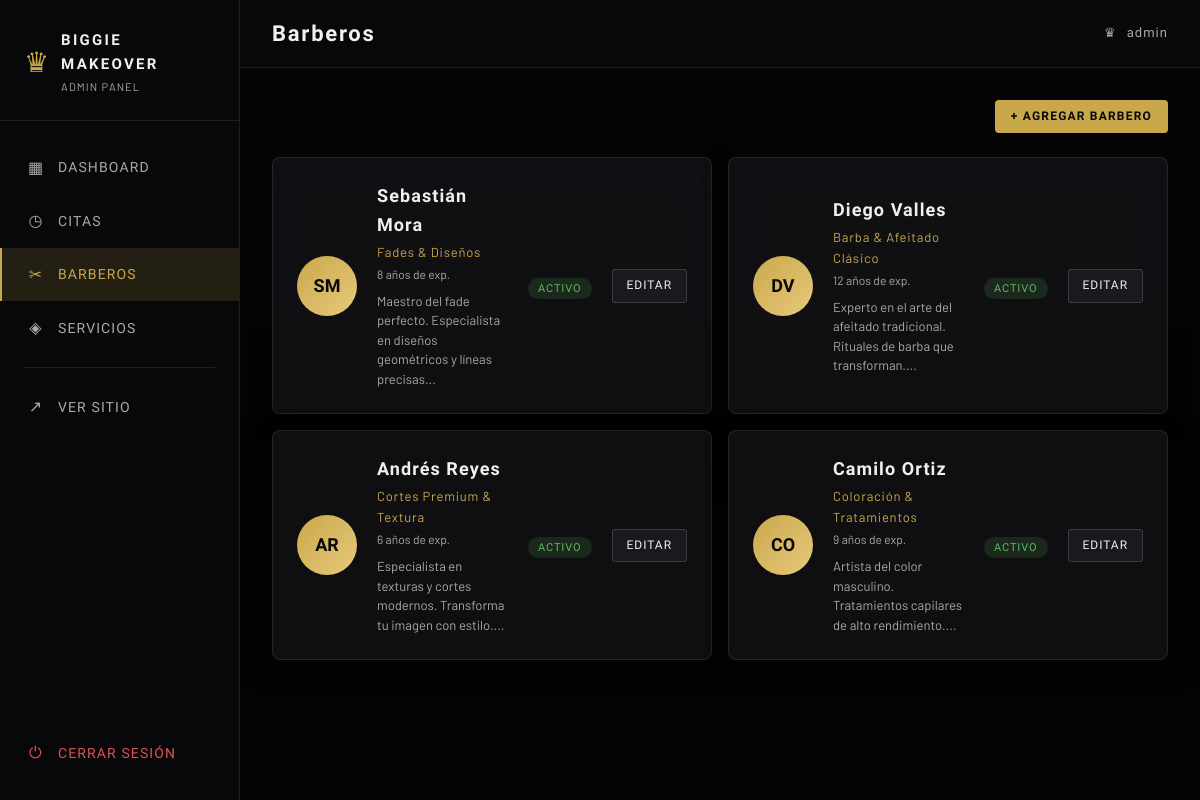
Screenshot of /admin/barberos (signed in) with the database file from the repository.
### models/admin_model.py (models this page shows, shortened)
class Admin(UserMixin, db.Model):
    __tablename__ = 'admins'
    id = db.Column(db.Integer, primary_key=True)
    username = db.Column(db.String(80), unique=True, nullable=False)
    email = db.Column(db.String(120), unique=True, nullable=False)
    password_hash = db.Column(db.String(256), nullable=False)

### models/barber_model.py (models this page shows, shortened)
class Barber(db.Model):
    __tablename__ = 'barbers'
    id = db.Column(db.Integer, primary_key=True)
    name = db.Column(db.String(100), nullable=False)
    specialty = db.Column(db.String(150))
    experience_years = db.Column(db.Integer, default=1)
    bio = db.Column(db.Text)
    avatar_initials = db.Column(db.String(3))
    is_active = db.Column(db.Boolean, default=True, nullable=False)
    created_at = db.Column(db.DateTime, default=db.func.current_timestamp())
    updated_at = db.Column(db.DateTime, default=db.func.current_timestamp(), onupdate=db.func.current_timestamp())
    appointments = db.relationship('Appointment', backref='barber', lazy='dynamic')

### routes/admin_routes.py (the view)
@admin_bp.route('/barberos')
@login_required
def barbers():
    barbers = Barber.query.all()
    return render_template('admin/barbers.html', barbers=barbers)

### models/admin_model.py (called while the page is built)
@login_manager.user_loader
def load_user(user_id):
    return Admin.query.get(int(user_id))

### templates/admin/barbers.html (shortened to what this page needs)
{% extends "partials/base_admin.html" %}
{% block page_title %}Barberos{% endblock %}
{% block content %}
<div class="page-actions">
    <a href="{{ url_for('admin.new_barber') }}" class="btn-primary">+ Agregar Barbero</a>
</div>
<div class="cards-grid">
    {% for barber in barbers %}
    <div class="admin-barber-card {% if not barber.is_active %}card-inactive{% endif %}">
        <div class="abc-avatar">{{ barber.avatar_initials }}</div>
        <div class="abc-info">
            <h3>{{ barber.name }}</h3>
            <span class="abc-specialty">{{ barber.specialty }}</span>
            <span class="abc-exp">{{ barber.experience_years }} años de exp.</span>
            <p class="abc-bio">{{ barber.bio[:80] }}...</p>
        </div>
        <div class="abc-status">
            <span class="{% if barber.is_active %}badge-active{% else %}badge-inactive{% endif %}">
                {% if barber.is_active %}Activo{% else %}Inactivo{% endif %}
            </span>
        </div>
        <div class="abc-actions">
            <a href="{{ url_for('admin.edit_barber', barber_id=barber.id) }}" class="btn-edit">Editar</a>
        </div>
    </div>
    {% else %}
    <div class="empty-page">
        <span>✂</span>
        <p>No hay barberos registrados.</p>
        <a href="{{ url_for('admin.new_barber') }}" class="btn-primary">Agregar Barbero</a>
    </div>
    {% endfor %}
</div>
{% endblock %}

### templates/partials/base_admin.html (shortened to what this page needs)
<!DOCTYPE html>
<html lang="es">
<head>
    <link rel="stylesheet" href="{{ url_for('static', filename='css/admin.css') }}">
</head>
<body class="admin-body">
<aside class="sidebar" id="sidebar">
    <div class="sidebar-logo">
        <span class="logo-crown">♛</span>
        <div>
            <span class="logo-main">BIGGIE MAKEOVER</span>
            <span class="logo-sub">Admin Panel</span>
        </div>
    </div>
    <nav class="sidebar-nav">
        <a href="{{ url_for('admin.dashboard') }}" class="nav-item {% if request.endpoint == 'admin.dashboard' %}active{% endif %}">
            <span class="nav-icon">▦</span> Dashboard
        </a>
        <a href="{{ url_for('admin.appointments') }}" class="nav-item {% if request.endpoint in ['admin.appointments', 'admin.update_appointment_status'] %}active{% endif %}">
            <span class="nav-icon">◷</span> Citas
        </a>
        <a href="{{ url_for('admin.barbers') }}" class="nav-item {% if 'barber' in request.endpoint %}active{% endif %}">
            <span class="nav-icon">✂</span> Barberos
        </a>
        <a href="{{ url_for('admin.services') }}" class="nav-item {% if 'service' in request.endpoint %}active{% endif %}">
            <span class="nav-icon">◈</span> Servicios
        </a>
        <div class="nav-divider"></div>
        <a href="{{ url_for('client.index') }}" class="nav-item" target="_blank">
            <span class="nav-icon">↗</span> Ver Sitio
        </a>
        <a href="{{ url_for('admin.logout') }}" class="nav-item nav-logout">
            <span class="nav-icon">⏻</span> Cerrar Sesión
        </a>
    </nav>
</aside>
<div class="admin-main">
    <header class="admin-header">
        <h1 class="page-title">{% block page_title %}Dashboard{% endblock %}</h1>
        <div class="header-user">
            <span class="user-badge">♛</span>
            <span>{{ current_user.username }}</span>
        </div>
    </header>
    <div class="admin-content">
        {% block content %}{% endblock %}
    </div>
</div>
</body>
</html>

### rows the page displays
Admin: username "admin"
Barber: avatar_initials "SM", name "Sebastián Mora", specialty "Fades & Diseños", experience_years "8", bio "Maestro del fade perfecto. Especialista en diseños geométricos y líneas precisas", is_active "ACTIVO"
Barber: avatar_initials "DV", name "Diego Valles", specialty "Barba & Afeitado Clásico", experience_years "12", bio "Experto en el arte del afeitado tradicional. Rituales de barba que transforman.", is_active "ACTIVO"
Barber: avatar_initials "AR", name "Andrés Reyes", specialty "Cortes Premium & Textura", experience_years "6", bio "Especialista en texturas y cortes modernos. Transforma tu imagen con estilo.", is_active "ACTIVO"
Barber: avatar_initials "CO", name "Camilo Ortiz", specialty "Coloración & Tratamientos", experience_years "9", bio "Artista del color masculino. Tratamientos capilares de alto rendimiento.", is_active "ACTIVO"
